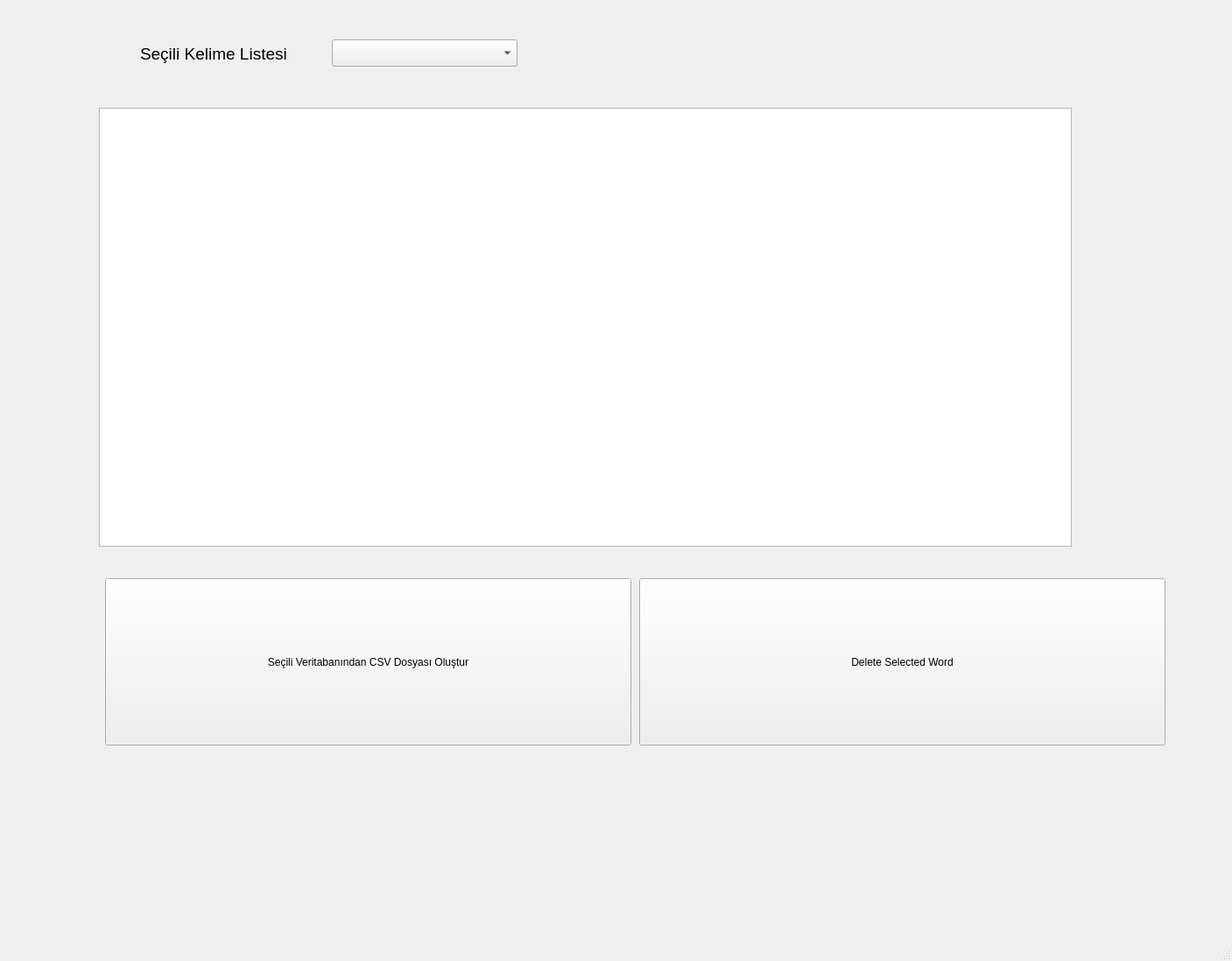
<?xml version="1.0" encoding="UTF-8"?>
<ui version="4.0">
 <class>MainWindow</class>
 <widget class="QMainWindow" name="MainWindow">
  <property name="geometry">
   <rect>
    <x>0</x>
    <y>0</y>
    <width>1407</width>
    <height>1097</height>
   </rect>
  </property>
  <property name="windowTitle">
   <string>MainWindow</string>
  </property>
  <widget class="QWidget" name="centralwidget">
   <widget class="QTableWidget" name="word_list">
    <property name="geometry">
     <rect>
      <x>113</x>
      <y>123</y>
      <width>1111</width>
      <height>501</height>
     </rect>
    </property>
   </widget>
   <widget class="QPushButton" name="button_create_csv">
    <property name="geometry">
     <rect>
      <x>120</x>
      <y>660</y>
      <width>601</width>
      <height>191</height>
     </rect>
    </property>
    <property name="text">
     <string>Seçili Veritabanından CSV Dosyası Oluştur</string>
    </property>
   </widget>
   <widget class="QPushButton" name="button_delete_word">
    <property name="geometry">
     <rect>
      <x>730</x>
      <y>660</y>
      <width>601</width>
      <height>191</height>
     </rect>
    </property>
    <property name="text">
     <string>Delete Selected Word</string>
    </property>
   </widget>
   <widget class="QWidget" name="layoutWidget">
    <property name="geometry">
     <rect>
      <x>160</x>
      <y>40</y>
      <width>431</width>
      <height>42</height>
     </rect>
    </property>
    <layout class="QHBoxLayout" name="horizontalLayout">
     <item>
      <widget class="QLabel" name="label">
       <property name="font">
        <font>
         <pointsize>14</pointsize>
        </font>
       </property>
       <property name="text">
        <string>Seçili Kelime Listesi</string>
       </property>
      </widget>
     </item>
     <item>
      <widget class="QComboBox" name="comboBox_database_list">
       <property name="font">
        <font>
         <pointsize>14</pointsize>
        </font>
       </property>
      </widget>
     </item>
    </layout>
   </widget>
  </widget>
  <widget class="QMenuBar" name="menubar">
   <property name="geometry">
    <rect>
     <x>0</x>
     <y>0</y>
     <width>1407</width>
     <height>31</height>
    </rect>
   </property>
  </widget>
  <widget class="QStatusBar" name="statusbar"/>
 </widget>
 <resources/>
 <connections/>
</ui>
